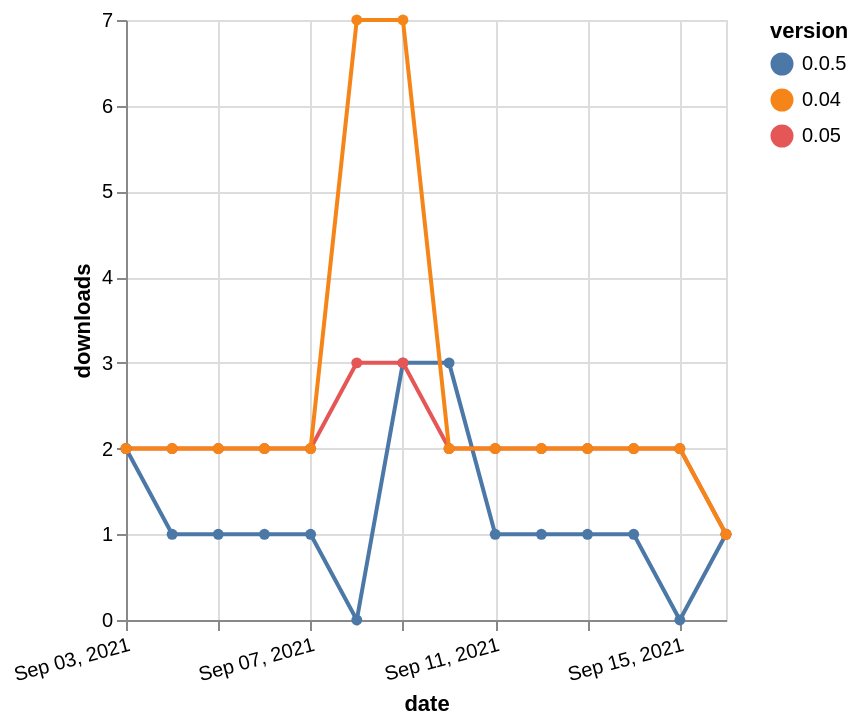

Here is the Vega-Lite specification saved for this chart:
### Vega-Lite specification from a JSON file in a GitHub repository (floating-point values rounded to 4 significant figures)
{"$schema": "https://vega.github.io/schema/vega-lite/v5.json", "description": "A simple bar chart with embedded data.", "data": {"values": [{"date": "2021-09-03", "total": 273, "delta": 2, "version": "0.0.5"}, {"date": "2021-09-04", "total": 274, "delta": 1, "version": "0.0.5"}, {"date": "2021-09-05", "total": 275, "delta": 1, "version": "0.0.5"}, {"date": "2021-09-06", "total": 276, "delta": 1, "version": "0.0.5"}, {"date": "2021-09-07", "total": 277, "delta": 1, "version": "0.0.5"}, {"date": "2021-09-08", "total": 277, "delta": 0, "version": "0.0.5"}, {"date": "2021-09-09", "total": 280, "delta": 3, "version": "0.0.5"}, {"date": "2021-09-10", "total": 283, "delta": 3, "version": "0.0.5"}, {"date": "2021-09-11", "total": 284, "delta": 1, "version": "0.0.5"}, {"date": "2021-09-12", "total": 285, "delta": 1, "version": "0.0.5"}, {"date": "2021-09-13", "total": 286, "delta": 1, "version": "0.0.5"}, {"date": "2021-09-14", "total": 287, "delta": 1, "version": "0.0.5"}, {"date": "2021-09-15", "total": 287, "delta": 0, "version": "0.0.5"}, {"date": "2021-09-16", "total": 288, "delta": 1, "version": "0.0.5"}, {"date": "2021-09-03", "total": 2016, "delta": 2, "version": "0.05"}, {"date": "2021-09-04", "total": 2018, "delta": 2, "version": "0.05"}, {"date": "2021-09-05", "total": 2020, "delta": 2, "version": "0.05"}, {"date": "2021-09-06", "total": 2022, "delta": 2, "version": "0.05"}, {"date": "2021-09-07", "total": 2024, "delta": 2, "version": "0.05"}, {"date": "2021-09-08", "total": 2027, "delta": 3, "version": "0.05"}, {"date": "2021-09-09", "total": 2030, "delta": 3, "version": "0.05"}, {"date": "2021-09-10", "total": 2032, "delta": 2, "version": "0.05"}, {"date": "2021-09-11", "total": 2034, "delta": 2, "version": "0.05"}, {"date": "2021-09-12", "total": 2036, "delta": 2, "version": "0.05"}, {"date": "2021-09-13", "total": 2038, "delta": 2, "version": "0.05"}, {"date": "2021-09-14", "total": 2040, "delta": 2, "version": "0.05"}, {"date": "2021-09-15", "total": 2042, "delta": 2, "version": "0.05"}, {"date": "2021-09-16", "total": 2043, "delta": 1, "version": "0.05"}, {"date": "2021-09-03", "total": 3893, "delta": 2, "version": "0.04"}, {"date": "2021-09-04", "total": 3895, "delta": 2, "version": "0.04"}, {"date": "2021-09-05", "total": 3897, "delta": 2, "version": "0.04"}, {"date": "2021-09-06", "total": 3899, "delta": 2, "version": "0.04"}, {"date": "2021-09-07", "total": 3901, "delta": 2, "version": "0.04"}, {"date": "2021-09-08", "total": 3908, "delta": 7, "version": "0.04"}, {"date": "2021-09-09", "total": 3915, "delta": 7, "version": "0.04"}, {"date": "2021-09-10", "total": 3917, "delta": 2, "version": "0.04"}, {"date": "2021-09-11", "total": 3919, "delta": 2, "version": "0.04"}, {"date": "2021-09-12", "total": 3921, "delta": 2, "version": "0.04"}, {"date": "2021-09-13", "total": 3923, "delta": 2, "version": "0.04"}, {"date": "2021-09-14", "total": 3925, "delta": 2, "version": "0.04"}, {"date": "2021-09-15", "total": 3927, "delta": 2, "version": "0.04"}, {"date": "2021-09-16", "total": 3928, "delta": 1, "version": "0.04"}]}, "width": "container", "mark": {"type": "line", "point": {"filled": true}}, "encoding": {"x": {"field": "date", "type": "temporal", "timeUnit": "yearmonthdate", "title": "date", "axis": {"labelAngle": -15}}, "y": {"field": "delta", "type": "quantitative", "title": "downloads"}, "color": {"field": "version", "type": "nominal"}, "tooltip": {"field": "delta"}}}
